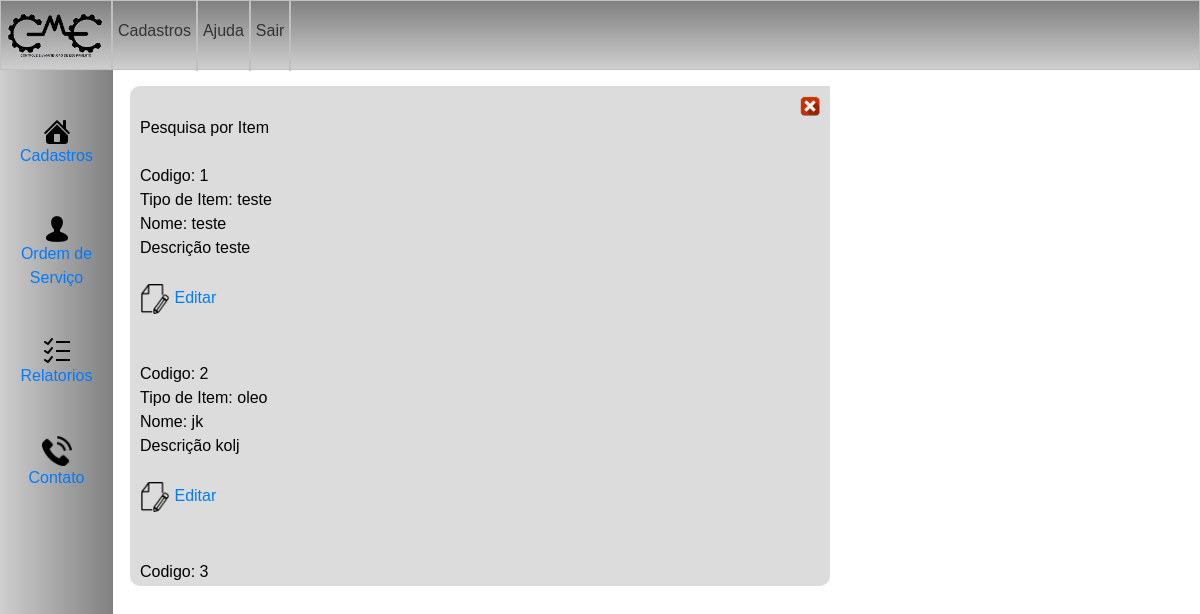
The app's page /cme/buscaitem.php with its own data.
### tables this page shows
CREATE TABLE `itens` (
  `codigo` int(11) NOT NULL,
  `tipoitem` varchar(20) NOT NULL,
  `nome` varchar(50) NOT NULL,
  `descricao` varchar(100) NOT NULL
);

### cme/buscaitem.php (the view, shortened to what this page needs)
<?php
require ("cadastro1.php");
?>
<html>
 <head>
   <link rel="stylesheet" type="text/css" href="formstyle.css">
 </head>
<body>
<div id="posiciona" class="padding10">
<div id="fechar" align=right><a href="javascript:fechar()"><img src="imagens/sair.png" height="20" width="20"/></a></div>
<font color="black"> Pesquisa por Item
<form action="" method="post">
	<?php
	$host = "localhost";
    $user = "root";
    $pass = "";
    $banco = "cme";
    $conexao = mysqli_connect($host, $user, $pass)or die (mysqli_error());
    mysqli_select_db($conexao, $banco) or die (mysqli_error());
    $pesquisar = $_POST['pesquisar'];
    $chamada = "SELECT * FROM itens WHERE nome LIKE '%".$pesquisar."%' or codigo = '".$pesquisar."' LIMIT 5";
    $chamada1 = mysqli_query($conexao, $chamada);
	while($chamada2 = mysqli_fetch_array($chamada1)){
		echo "<br>Codigo: ".$chamada2['codigo']."<br>";
		echo "Tipo de Item: ".$chamada2['tipoitem']."<br>";
		echo "Nome: ".$chamada2['nome']."<br>";
		echo "Descrição ".$chamada2['descricao']."<br><br>";
		echo "<a href='editaritens.php?codigo=".$chamada2['codigo']."'><img src='imagens/lapis1.png' style='max-width:30px'> Editar</a><br><br>";
	}
	?>
</div>
</body>
</html>

### cme/estilo1.css (style rules this page uses)
body { margin:0 0 5px 0; padding:0; background-color:#DCDCDC; font: 10px ; font-family: Arial, Helvetica, sans-serif; background-repeat: no-repeat; background-position: center; }

### cme/estilo.css (style rules this page uses)
* { margin: 0; padding: 0; }
body { font-family: Arial, Helvetica, sans-serif; }

### cme/formstyle.css (style rules this page uses)
body { margin:0 0 0 0; padding:0; background-color:#DCDCDC; }
.padding10 { padding:10px !important; }
body, input, select, textarea, button { font-family: sans-serif; font-size: 1em; }

### cme/buscaitem.php (style rules this page uses)
body { background-color:#FFF; font-family: Tahoma,Arial; }
#posiciona { position: left: 40%; top: 35%; width: 700px; height: 500px; margin-left: 130px; margin-top: 10px; background-color: #666; color: #FFF; background-color: #DCDCDC; text-align: border-radius: 10px 10px 0px 0px ; -webkit-border-radius: 10px 0px 10px 10px ; -moz-border-radius: 20px 0px 20px 20px ; -ms-border-radius: 20px 0px 20px 20px ; -o-border-radius: 20px 0px 20px 20px ; overflow:scroll; }
#fechar { margin: 0px; font-size: 16px font-color: black; }

### records on screen
itens: codigo "1", tipoitem "teste", nome "teste", descricao "teste"
itens: codigo "2", tipoitem "oleo", nome "jk", descricao "kolj"
itens: codigo "3"
